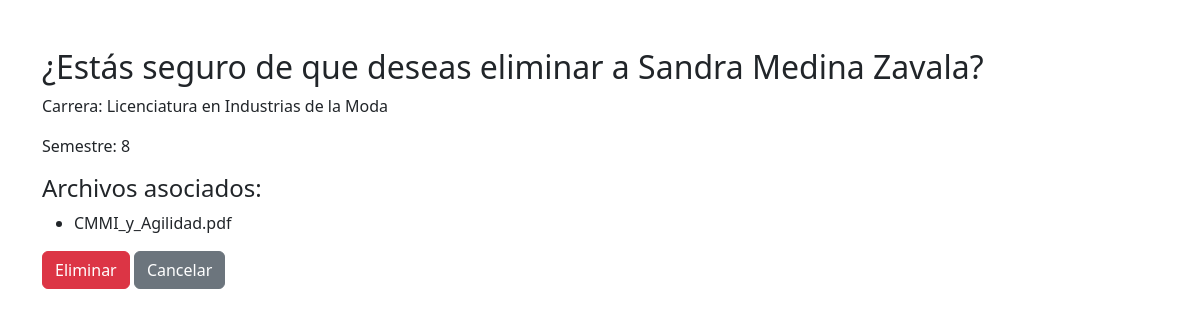
Page /estudiante/eliminar/10/ on the committed database.
### archivos/models.py (models this page shows, shortened)
class Estudiante(models.Model):
    id = models.AutoField(primary_key=True)
    nombre = models.CharField(max_length=100)
    carrera = models.CharField(max_length=100)
    semestre = models.IntegerField()

class Archivos(models.Model):
    estudiante = models.ForeignKey(Estudiante, on_delete=models.CASCADE)
    archivo = models.FileField(upload_to='archivos/')

### archivos/views.py (the view)
# urls.py: path("estudiante/eliminar/<int:estudiante_id>/", eliminar_estudiante, name="eliminar_estudiante"),
def eliminar_estudiante(request, estudiante_id):
    estudiante = get_object_or_404(Estudiante, id=estudiante_id)
    if request.method == "POST":
        estudiante.delete()
        return redirect("crear_estudiante")
    archivos = Archivos.objects.filter(estudiante=estudiante)
    return render(request, "confirmar_eliminar.html", {"estudiante": estudiante, "archivos": archivos})

### archivos/templates/confirmar_eliminar.html (shortened to what this page needs)
<!DOCTYPE html>
<html>
<head>
    <link href="https://cdn.jsdelivr.net/npm/bootstrap@5.3.8/dist/css/bootstrap.min.css" rel="stylesheet">
</head>
<body>
    <div class="container mt-5">
        <h2>¿Estás seguro de que deseas eliminar a {{ estudiante.nombre }}?</h2>
        <p>Carrera: {{ estudiante.carrera }}</p>
        <p>Semestre: {{ estudiante.semestre }}</p>
        <h4>Archivos asociados:</h4>
        <ul>
            {% for archivo in archivos %}
                <li>{{ archivo.archivo.name|cut:'archivos/' }}</li>
            {% empty %}
                <li>No hay archivos subidos.</li>
            {% endfor %}
        </ul>
        <form method="post">
            <button type="submit" class="btn btn-danger">Eliminar</button>
            <a href="{% url 'lista_estudiantes' %}" class="btn btn-secondary">Cancelar</a>
        </form>
    </div>
</body>
</html>

### rows in the picture
Estudiante: nombre "Sandra Medina Zavala", carrera "Licenciatura en Industrias de la Moda", semestre "8"
Archivos: archivo.name "CMMI_y_Agilidad.pdf"
